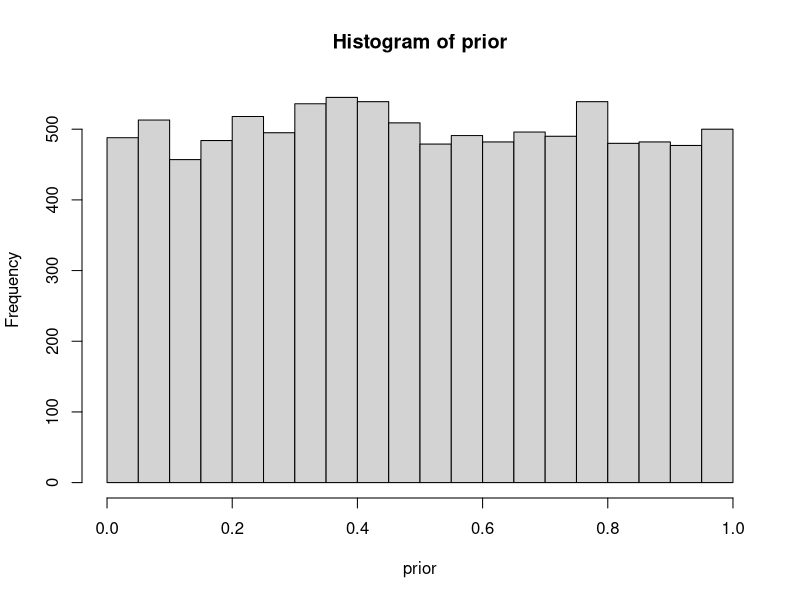

This figure's R source: (Note: this script raises an error after producing the figure.)
# Swedish Fish Incorporated is the largest Swedish company delivering fish by mail 
# order. They are now trying to get into the lucrative Danish market by selling 
# one year Salmon subscriptions. The marketing department have done a pilot study 
# and tried the following marketing method:
# A: Sending a mail with a colorful brochure that invites people to sign up for 
# a one year salmon subscription.
# The marketing department sent out 16 mails of type A. Six Danes that received 
# a mail signed up for one year of salmon and marketing now wants to know, how 
# good is method A?
# Source: https://goo.gl/cxfnYK
################################################################################
# Number of random draws from the prior
n_draws <- 10000

prior <- runif(n_draws, min = 0, max = 1) # Here you sample n_draws draws from the prior  
hist(prior) # It's always good to eyeball the prior to make sure it looks ok.

# Here you define the generative model
generative_model <- function(parameters) {
  subscribers <- rbinom(1, size = 16, prob = rate)
  subscribers
}

# Here you simulate data using the parameters from the prior and the 
# generative model
sim_data <- rep(NA, n_draws)
for(i in 1:n_draws) {
  sim_data[i] <- generative_model(prior[i])
}

# Here you filter off all draws that do not match the data.
posterior <- prior[sim_data == observed_data] 

hist(posterior) # Eyeball the posterior
length(posterior) # See that we got enought draws left after the filtering.
# There are no rules here, but you probably want to aim
# for >1000 draws.

# Now you can summarize the posterior, where a common summary is to take the mean
# or the median posterior, and perhaps a 95% quantile interval.
median(posterior)
quantile(posterior, c(0.025, 0.975))